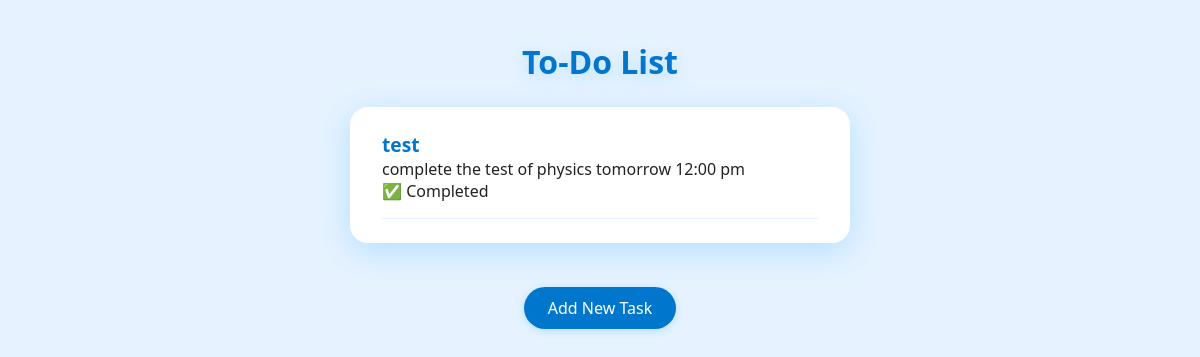
Before: / with the older database file.
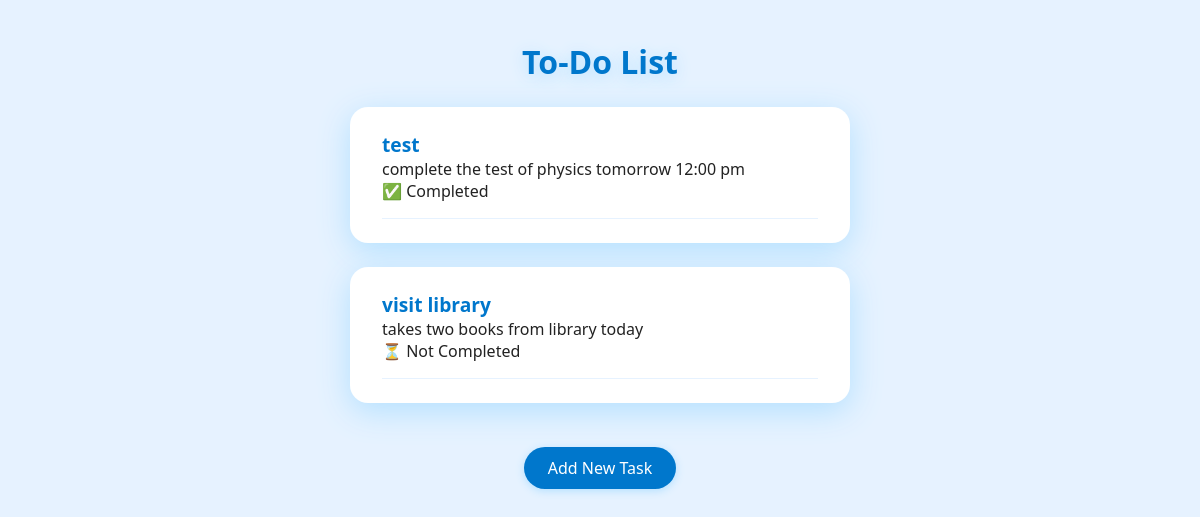
After: the same page with the newer database file.
### todoapp/models.py (models this page shows, shortened)
class Task(models.Model):
    title = models.CharField(max_length=200)
    description = models.TextField(blank=True, null=True)
    completed = models.BooleanField(default=False)
    created_at = models.DateTimeField(auto_now_add=True)
    updated_at = models.DateTimeField(auto_now=True)

### todoapp/views.py (the view)
# urls.py: path('', views.task_list, name='task_list'),  # URL for the task list view
def task_list(request):
    tasks = Task.objects.all()  # Fetch all tasks from the database
    return render(request, 'todoapp/task_list.html', {'tasks': tasks})  # Render the template with tasks

### todoapp/templates/todoapp/task_list.html (shortened to what this page needs)
<!DOCTYPE html>
<html>
<head>
</head>
<body>
    <h1>To-Do List</h1>
    <ul>
        {% for task in tasks %}
            <li>
                <strong>{{ task.title }}</strong> <br>
                {{ task.description }} <br>
                {% if task.completed %}
                    ✅ Completed
                {% else %}
                    ⏳ Not Completed
                {% endif %}
                <hr>
            </li>
        {% empty %}
            <p>No tasks found.</p>
        {% endfor %}
    </ul>
    <div style="display: flex; justify-content: center; margin-top: 20px;">
        <a href="{% url 'add_task' %}">Add New Task</a>
    </div>
</body>
</html>

### todoapp/templates/todoapp/task_list.html (style rules this page uses)
body { background: #e6f2ff; color: #222; font-family: 'Segoe UI', Arial, sans-serif; margin: 0; padding: 0; }
h1 { text-align: center; color: #0077cc; margin-top: 40px; text-shadow: 0 4px 16px #b3e0ff; }
a { display: inline-block; background: #0077cc; color: #fff; padding: 10px 24px; border-radius: 24px; text-decoration: none; margin: 20px auto; box-shadow: 0 2px 8px #b3e0ff; transition: background 0.2s; }
ul { list-style: none; padding: 0; max-width: 500px; margin: 0 auto; }
li { background: #fff; margin: 24px 0; padding: 24px 32px; border-radius: 18px; box-shadow: 0 8px 32px 0 #b3e0ff; transition: box-shadow 0.2s; }
strong { color: #0077cc; font-size: 1.2em; }
hr { border: none; border-top: 1px solid #e6f2ff; margin: 16px 0 0 0; }

Changed rows visible on the page:
added Task: title "visit library", description "takes two books from library today", completed "⏳ Not Completed"
